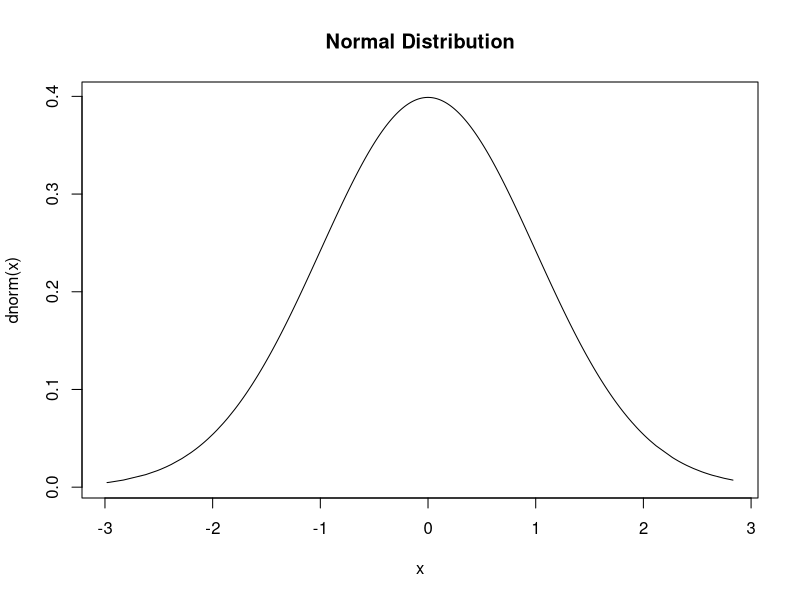

The R script that drew this image:
#default parameters are used, mean=0,sd=1
x<-rnorm(1000)
x<-sort(x)
plot(x,dnorm(x),type='l',main = "Normal Distribution")